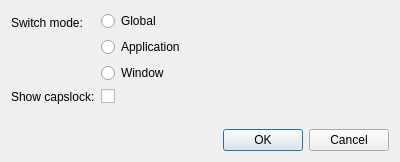
<?xml version="1.0" encoding="UTF-8"?>
<ui version="4.0">
 <class>LxQtKbdLayoutConf</class>
 <widget class="QDialog" name="LxQtKbdLayoutConf">
  <property name="geometry">
   <rect>
    <x>0</x>
    <y>0</y>
    <width>400</width>
    <height>162</height>
   </rect>
  </property>
  <property name="windowTitle">
   <string>LxQt Kdb Layout</string>
  </property>
  <layout class="QVBoxLayout" name="verticalLayout_2">
   <item>
    <layout class="QFormLayout" name="formLayout">
     <item row="0" column="0">
      <widget class="QLabel" name="label">
       <property name="text">
        <string>Switch mode:</string>
       </property>
      </widget>
     </item>
     <item row="0" column="1">
      <layout class="QVBoxLayout" name="verticalLayout">
       <item>
        <widget class="QRadioButton" name="globMode">
         <property name="text">
          <string>Global</string>
         </property>
        </widget>
       </item>
       <item>
        <widget class="QRadioButton" name="appMode">
         <property name="text">
          <string>Application</string>
         </property>
        </widget>
       </item>
       <item>
        <widget class="QRadioButton" name="wndMode">
         <property name="text">
          <string>Window</string>
         </property>
        </widget>
       </item>
      </layout>
     </item>
     <item row="1" column="0">
      <widget class="QLabel" name="label_2">
       <property name="text">
        <string>Show capslock:</string>
       </property>
      </widget>
     </item>
     <item row="1" column="1">
      <widget class="QCheckBox" name="showCaps">
       <property name="text">
        <string/>
       </property>
      </widget>
     </item>
    </layout>
   </item>
   <item>
    <widget class="QDialogButtonBox" name="buttonBox">
     <property name="orientation">
      <enum>Qt::Horizontal</enum>
     </property>
     <property name="standardButtons">
      <set>QDialogButtonBox::Cancel|QDialogButtonBox::Ok</set>
     </property>
    </widget>
   </item>
  </layout>
 </widget>
 <resources/>
 <connections>
  <connection>
   <sender>buttonBox</sender>
   <signal>accepted()</signal>
   <receiver>LxQtKbdLayoutConf</receiver>
   <slot>accept()</slot>
   <hints>
    <hint type="sourcelabel">
     <x>248</x>
     <y>254</y>
    </hint>
    <hint type="destinationlabel">
     <x>157</x>
     <y>274</y>
    </hint>
   </hints>
  </connection>
  <connection>
   <sender>buttonBox</sender>
   <signal>rejected()</signal>
   <receiver>LxQtKbdLayoutConf</receiver>
   <slot>reject()</slot>
   <hints>
    <hint type="sourcelabel">
     <x>316</x>
     <y>260</y>
    </hint>
    <hint type="destinationlabel">
     <x>286</x>
     <y>274</y>
    </hint>
   </hints>
  </connection>
 </connections>
</ui>
